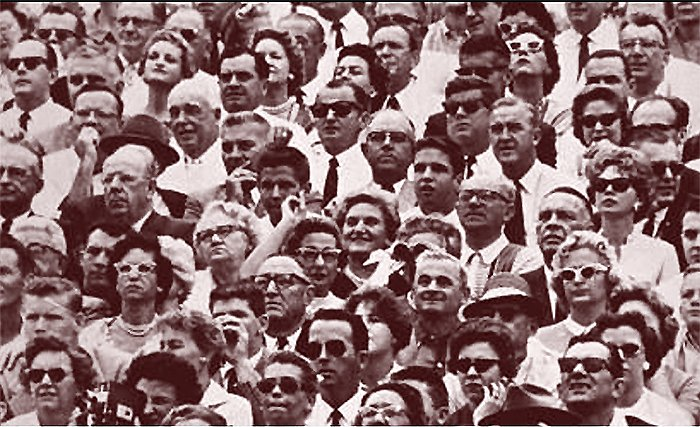
#> input picture tolpa-1.jpg, 700 x 427 px, given in place of the camera
$ python main.py
#> lines starting #> are read from the running program, lines starting #| are printed output that depends on the picture; after the words box and inside, x2 and y2 are one past the last pixel; in counts of white or black regions, pixels touching at a corner belong together
import cv2
import cv2 as cv
import numpy as np
# face = cv.CascadeClassifier('haar.xml')
cap = cv.VideoCapture(0)
while True:
    _, frame = cap.read()
#> frame is the input picture: shape (427, 700, 3); mean B, G, R 113.4, 112.6, 140.3
    hsv = cv.cvtColor(frame, cv.COLOR_BGR2HSV)
#> hsv: shape (427, 700, 3); mean H, S, V 104.1, 77.3, 140.3
    _, fr = cv.threshold(frame, 100, 170, 200)
    gray = cv.cvtColor(frame, cv.COLOR_RGB2GRAY)
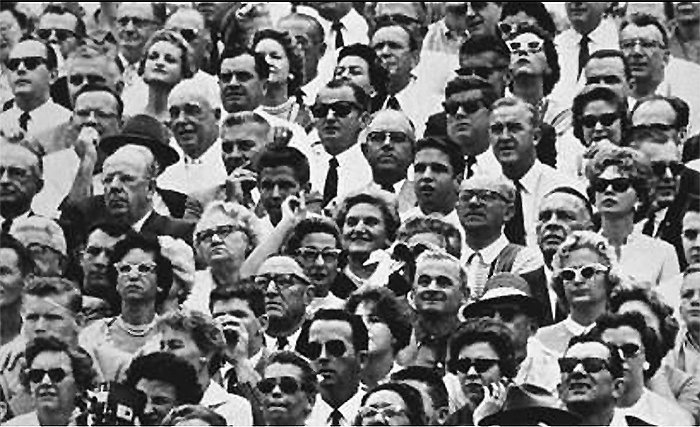
#> gray: shape (427, 700); min 0, max 255, mean 116
    lower_red = np.array([30, 150, 50])
    upper_red = np.array([255, 255, 180])

    mask = cv.inRange(hsv, lower_red, upper_red)
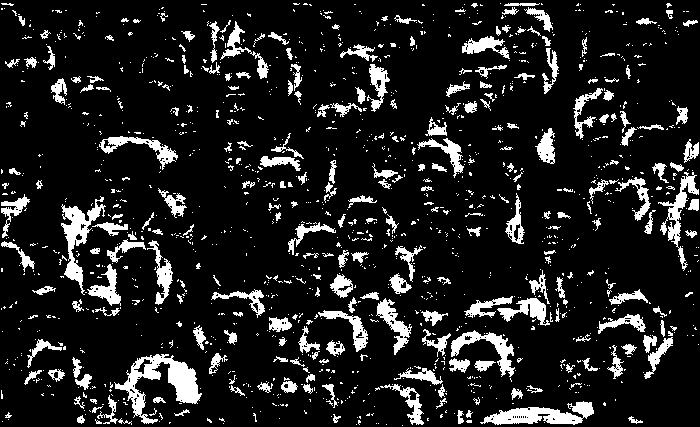
#> mask: shape (427, 700); 12.5% white; 1352 white regions (1099 under 20 px), largest, box (x1, y1, x2, y2) and area: (114, 354, 202, 424) 2108, (480, 401, 594, 425) 1411, (61, 196, 106, 295) 1310
    res = cv.bitwise_and(frame, frame, mask=mask)
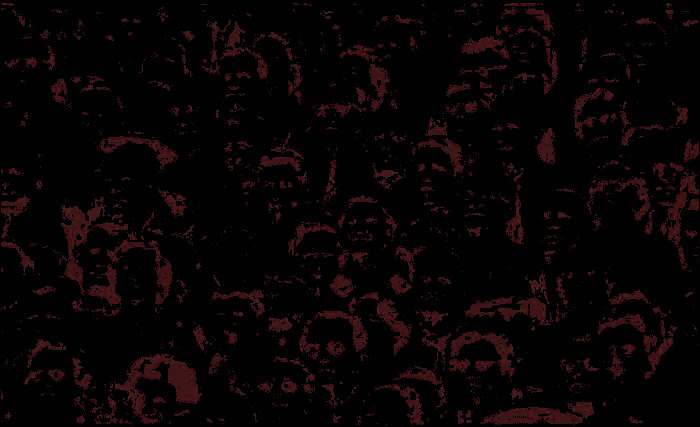
#> res: shape (427, 700, 3); mean B, G, R 2.8, 2.5, 7.9
    cv.imshow('dddd', fr)
    cv.imshow('res', res)
    cv.imshow('original', frame)
    edges = cv.Canny(frame, 100, 100)
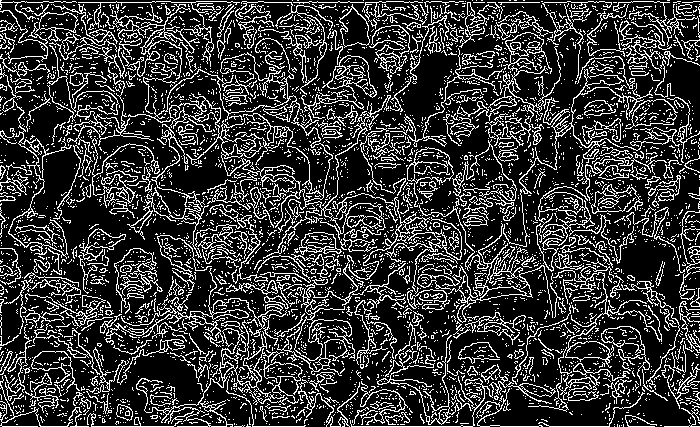
#> edges: shape (427, 700); 21.7% white in thin lines or dots
    cv.imshow('edges', edges)
    key = cv.waitKey(10)
#> (key Esc is pressed here)
    if key == 27:
        break
cap.release()
cv.destroyAllWindows()
